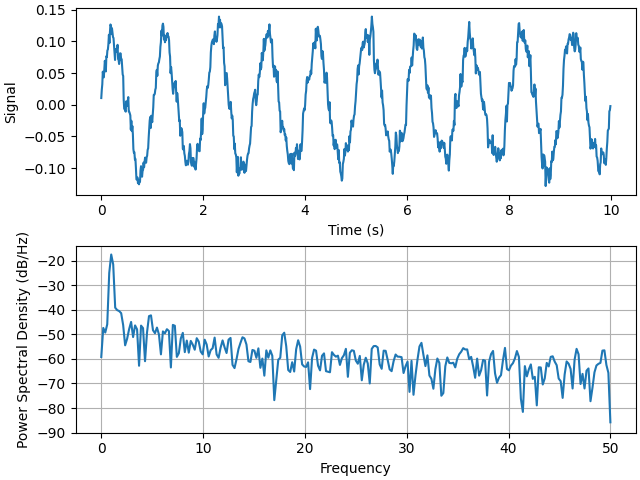

Source code (Python):
# 引入所需库
import matplotlib.pyplot as plt
import numpy as np
import matplotlib.mlab as mlab
import matplotlib
matplotlib.use('TkAgg')

# 设置随机数种子
np.random.seed(19680801)

# 生成随机数和指数衰减信号
dt = 0.01
t = np.arange(0, 10, dt)
nse = np.random.randn(len(t))
r = np.exp(-t / 0.05)
# 生成包含噪声信号和正弦波的模拟信号
cnse = np.convolve(nse, r) * dt
cnse = cnse[:len(t)]
s = 0.1 * np.sin(2 * np.pi * t) + cnse

fig, (ax0, ax1) = plt.subplots(2, 1, layout='constrained')
# 绘制原始信号
ax0.plot(t, s)
ax0.set_xlabel('Time (s)')
ax0.set_ylabel('Signal')
# 绘制功率谱密度
ax1.psd(s, 512, 1 / dt)

plt.show()
